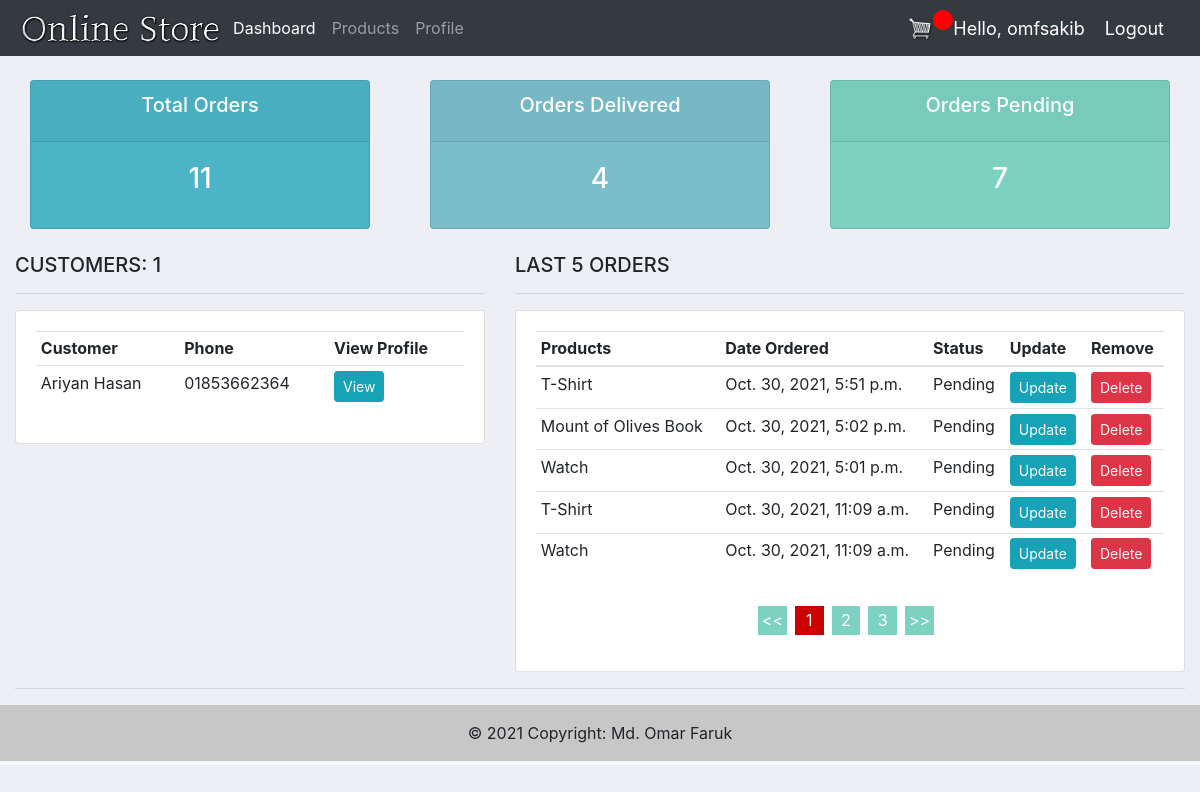
The app's page / (signed in), older data.
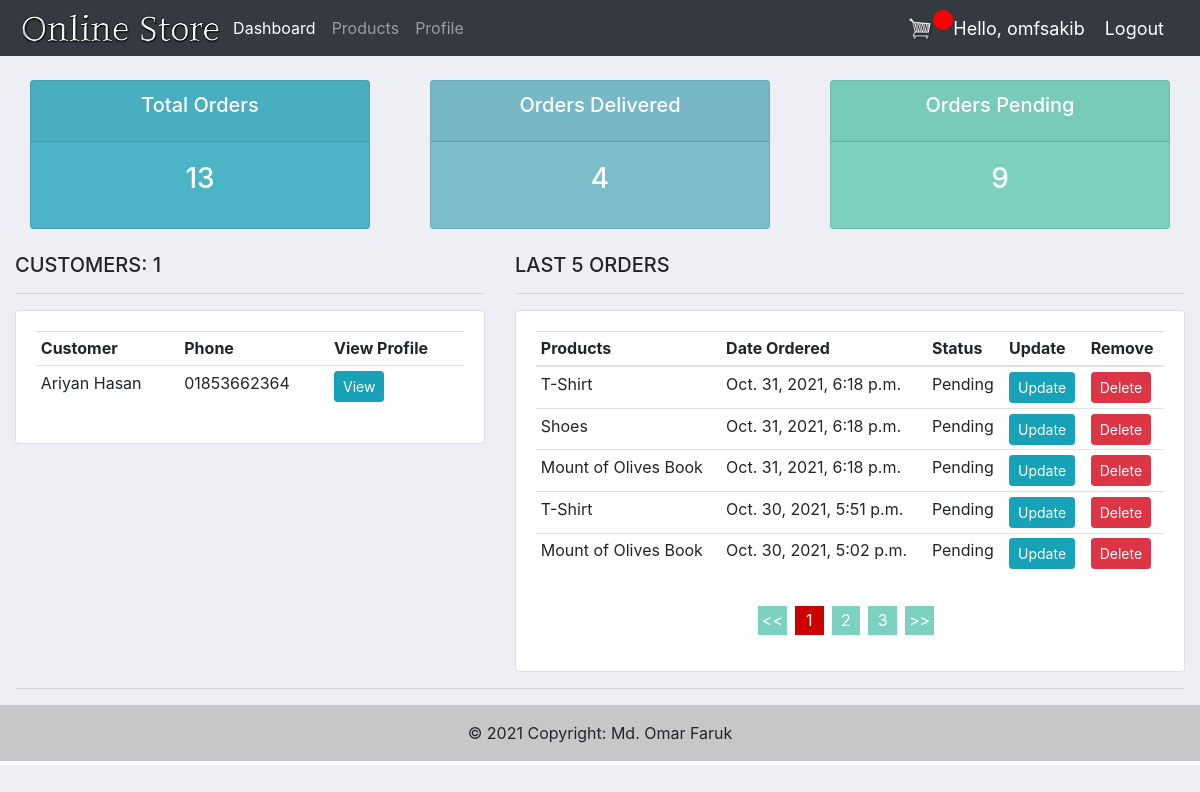
The same page, newer data.
### accounts/models.py (models this page shows)
class Customer(models.Model):
    user = models.OneToOneField(User, null = True,blank=True ,on_delete=models.CASCADE)
    phone = models.CharField(max_length=200, null=True )
    profile_pic = models.ImageField(default="profile.png",null = True,blank = True)
    date_created = models.DateTimeField(auto_now_add=True, null=True)
    def __str__(self):
        return self.user.username

class Product(models.Model):
    name = models.CharField(max_length=200, null=True)
    price = models.FloatField(null=True)
    category = models.ManyToManyField(Category)
    description = models.CharField(max_length=200, null=True,blank=True)
    date_created = models.DateTimeField(auto_now_add=True, null=True)
    tags = models.ManyToManyField(Tag)
    digital = models.BooleanField(default=False, null=True, blank=False)
    img = models.ImageField(default="product-pic.jpg",null = True,blank = True)
    def __str__(self):
        return self.name

### ecommerce_web/models.py (models this page shows, shortened)
class OrderItem(models.Model):
    STATUS = (
        ('Pending','Pending'),
        ('Out for delivery', 'Out for delivery'),
        ('Delivered','Delivered')
    )
    customer = models.ForeignKey(Customer, null=True, on_delete= models.SET_NULL)
    product = models.ForeignKey(Product, on_delete=models.SET_NULL, blank=True, null=True)
    order = models.ForeignKey(Order, on_delete=models.SET_NULL, blank=True, null=True)
    quantity = models.IntegerField(default=0,null=True,blank=True)
    date_added = models.DateTimeField(auto_now_add=True)
    status = models.CharField(default="Pending",max_length=200,blank=True, null=True,choices=STATUS)

### accounts/decorators.py (the view)
    def wrapper_function(request, *args, **kwargs):
        group = None
        if request.user.groups.exists():
            group = request.user.groups.all()[0].name
        if group == 'customer':
            return redirect('store')
        if group == 'shopowner':
            return view_func(request, *args, **kwargs)

### accounts/views.py (called while the page is built)
@login_required(login_url='login')
@shopowner_only
def home(request):
    orders = OrderItem.objects.all().order_by('-date_added')
    customers = Customer.objects.all()
    total_customers = customers.count()
    total_orders = orders.count()
    delivered = orders.filter(status='Delivered').count()
    pending = orders.filter(status='Pending').count()
    context = {'orders':orders,'customers':customers,
    'total_customers':total_customers,'total_orders':total_orders,
    'delivered':delivered,'pending':pending
    }
    return render(request,'accounts/dashboard.html', context)

### accounts/templates/accounts/dashboard.html
{% extends 'accounts/main.html' %}
{% block content %}
{% include 'accounts/status.html' %}
    <br>
    <div class="row">
        <div class="col-md-5">
            <h5>CUSTOMERS: {{total_customers}}</h5>
            <hr>
            <div class="card card-body">
                <table class="table table-sm">
                    <tr>
                        <th>Customer</th>
                        <th>Phone</th>
                        <th>View Profile</th>
                    </tr>
                    {% for customer in customers %}
                    <tr>
                        <td>{{ customer.user.first_name }} {{ customer.user.last_name }}</td>
                        <td>{{ customer.phone }}</td>
                        <td><a class="btn btn-sm btn-info" href="{% url 'customer' customer.id %}">View</a></td>
                    </tr>
                    {% endfor %}
                </table>
            </div>
        </div>
        <div class="col-md-7">
            <h5>LAST 5 ORDERS</h5>
            <hr>
            <div class="card card-body">
                <table class="table table-sm paginated">
                    <thead>
                    <tr>
                        <th>Products</th>
                        <th>Date Ordered</th>
                        <th>Status</th>
                        <th>Update</th>
                        <th>Remove</th>
                    </tr>
                    </thead>
                    <tbody>
                    {% for order in orders %}
                    <tr>
                        <td>{{ order.product }}</td>
                        <td>{{ order.date_added }}</td>
                        <td>{{ order.status }}</td>
                        <td><a class="btn btn-sm btn-info" href="{% url 'update_order' order.id %}">Update</a></td>
                        <td><a class="btn btn-sm btn-danger" href="{% url 'delete_order' order.id %}">Delete</a></td>
                    </tr>
                    {% endfor %}
                    </tbody>
                </table>
            </div>
        </div>
    </div>
{% endblock %}

Row changes from the older to the newer data that the page shows:
removed OrderItem: product "Watch", date_added "Oct. 30, 2021, 5:01 p.m.", status "Pending"
no longer on this page (row unchanged): OrderItem: product "T-Shirt", date_added "Oct. 30, 2021, 11:09 a.m.", status "Pending"
no longer on this page (row unchanged): OrderItem: product "Watch", date_added "Oct. 30, 2021, 11:09 a.m.", status "Pending"
added OrderItem: product "T-Shirt", date_added "Oct. 31, 2021, 6:18 p.m.", status "Pending"
added OrderItem: product "Shoes", date_added "Oct. 31, 2021, 6:18 p.m.", status "Pending"
added OrderItem: product "Mount of Olives Book", date_added "Oct. 31, 2021, 6:18 p.m.", status "Pending"
Text that changed along with them:
{{ total_orders }}: "11" → "13"
{{ pending }}: "7" → "9"
